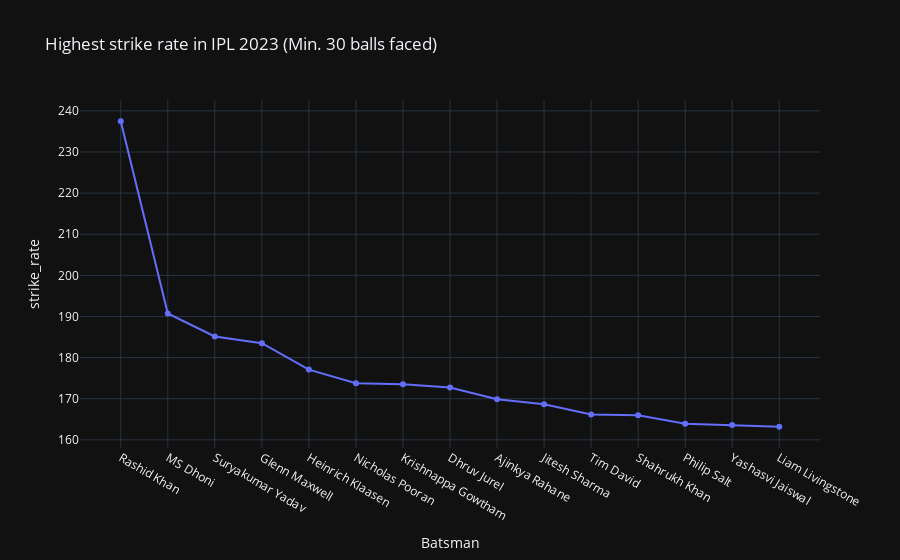

The notebook cell saved with this chart:
### Markdown cell above
### Highest strike rate in IPL 2023 (Min. 30 balls faced)

### Code cell
player_stats['strike_rate'] = (player_stats['Run']/player_stats['Ball'])*100
high_strike = player_stats[player_stats['Ball']>30].sort_values(by = 'strike_rate',ascending = False)
high_strike = high_strike.nlargest(15,'strike_rate')
high_strike

high_strike['strike_rate'] = round(high_strike['strike_rate'],2)
fig = px.line(high_strike, 
              x = high_strike['Batsman'], 
              y = high_strike['strike_rate'], markers = True,
              title = "Highest strike rate in IPL 2023 (Min. 30 balls faced)")
fig.show()

### Figure 1 — Plotly figure (JSON) as saved in the notebook; plotly's stock layout.template omitted (floating-point values rounded to 4 significant figures)
{"data": [{"hovertemplate": "Batsman=%{x}<br>strike_rate=%{y}<extra></extra>", "legendgroup": "", "line": {"color": "#636efa", "dash": "solid"}, "marker": {"symbol": "circle"}, "mode": "markers+lines", "name": "", "orientation": "v", "showlegend": false, "type": "scatter", "x": ["Rashid Khan", "MS Dhoni", "Suryakumar Yadav", "Glenn Maxwell", "Heinrich Klaasen", "Nicholas Pooran", "Krishnappa Gowtham", "Dhruv Jurel", "Ajinkya Rahane", "Jitesh Sharma", "Tim David", "Shahrukh Khan", "Philip Salt", "Yashasvi Jaiswal", "Liam Livingstone"], "xaxis": "x", "y": [237.5, 190.7, 185.1, 183.5, 177.1, 173.8, 173.5, 172.7, 169.9, 168.7, 166.2, 166.0, 163.9, 163.6, 163.2], "yaxis": "y"}], "layout": {"legend": {"tracegroupgap": 0}, "title": {"text": "Highest strike rate in IPL 2023 (Min. 30 balls faced)"}, "xaxis": {"anchor": "y", "domain": [0, 1], "title": {"text": "Batsman"}}, "yaxis": {"anchor": "x", "domain": [0, 1], "title": {"text": "strike_rate"}}}}
